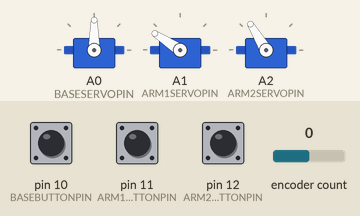
A sketch run on a simulated Arduino Nano, built with avr-gcc and run on an emulated ATmega328P. Shown: 3 × servo. The test bench sets the inputs (shaded band); at power-on: pin 12 (ARM2BUTTONPIN) LOW, pin 11 (ARM1BUTTONPIN) LOW, pin 10 (BASEBUTTONPIN) LOW, encoder count 0.

Above: at 1.2 s.
1.3 s: pin 12 (ARM2BUTTONPIN) pulled HIGH for 1 s
5.3 s: pin 11 (ARM1BUTTONPIN) pulled HIGH for 3.2 s
At 9.5 s:
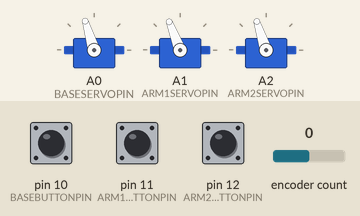
10.0 s: pin 11 (ARM1BUTTONPIN) pulled HIGH for 0.15 s
13.1 s: pin 10 (BASEBUTTONPIN) pulled HIGH for 1 s
17.1 s: pin 10 (BASEBUTTONPIN) pulled HIGH for 3.2 s
23.3 s: pin 12 (ARM2BUTTONPIN) pulled HIGH for 3.2 s
At 27.1 s:
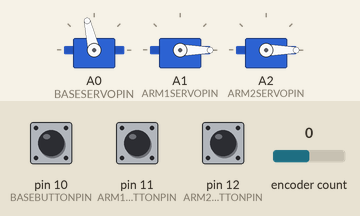
Timing chart, 0 to 57.4 s (numbered marks = the images above; inputs shaded):
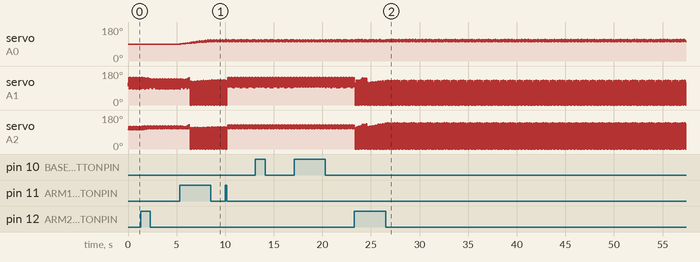

The sketch:

function.ino
```cpp
#include <Encoder.h>
#include <Servo.h>

#define BASESERVOPIN A0
#define ARM1SERVOPIN A1
#define ARM2SERVOPIN A2

#define BASEBUTTONPIN 10
#define ARM1BUTTONPIN 11
#define ARM2BUTTONPIN 12

Encoder myEnc(A6, A7);
Servo arm1servo;
Servo arm2servo;
Servo baseservo;

double x=75;
double y=0;
double z=75;
long oldPosition=0;

int angleToMicroseconds(double angle) {
  double val = 460.0 + (((2400.0 - 460.0) / 180.0) * angle);
  return (int)val;
}
void moveToAngle(double b, double a1, double a2) {
  arm1servo.writeMicroseconds(angleToMicroseconds(188 - a1));
  arm2servo.writeMicroseconds(angleToMicroseconds(a2+101));
  baseservo.writeMicroseconds(angleToMicroseconds(b+90));
}
void moveToPos(double x, double y, double z) {
  double b = atan2(y,x) * (180 / 3.1415); // base angle

  double l = sqrt(x*x + y*y); // x and y extension

  double h = sqrt (l*l + z*z);

  double phi = atan(z/l) * (180 / 3.1415);

  double theta = acos((h/2)/75) * (180 / 3.1415);

  double a1 = phi + theta; // angle for first part of the arm
  double a2 = phi - theta; // angle for second part of the arm

  moveToAngle(b,a1,a2);
}
void setup() {
  baseservo.attach(BASESERVOPIN,460 ,2400);
  arm1servo.attach(ARM1SERVOPIN,460 ,2400);
  arm2servo.attach(ARM2SERVOPIN,460 ,2400);

  pinMode(BASEBUTTONPIN,INPUT);
  pinMode(ARM1BUTTONPIN,INPUT);
  pinMode(ARM2BUTTONPIN,INPUT);
  Serial.begin(115200);
  moveToPos(x,y,z);
}

void loop() {
  for (x=55; x<=130; x++) {
    moveToPos(x,y,z);
  }
  for (x=130; x>55; x--) {
    moveToPos(x,y,z);
  }
  int amount=1;
  long newPosition = myEnc.read();

  if (newPosition != oldPosition) {
    amount=newPosition-oldPosition;
    oldPosition = newPosition;
  }
  if (digitalRead(BASEBUTTONPIN) == HIGH && amount!=0) {
    x+=amount;
    moveToPos(x,y,z);
  }
  if (digitalRead(ARM1BUTTONPIN) == HIGH && amount!=0) {
    y+=amount;
    moveToPos(x,y,z);
  }
  if (digitalRead(ARM2BUTTONPIN) == HIGH && amount!=0) {
    z+=amount;
    moveToPos(x,y,z);
  }
}
```
